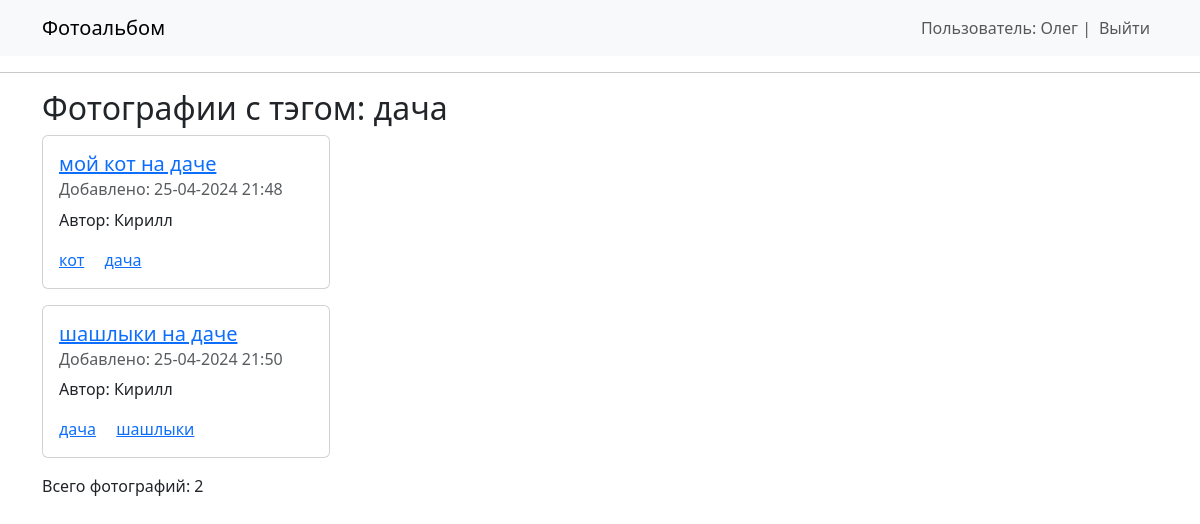
The app's page /photos/tags/дача (signed in) with its own data.
### models.py (models this page shows, shortened)
class User(UserMixin, SqlAlchemyBase):
    __tablename__ = 'users'
    id = sqlalchemy.Column(sqlalchemy.Integer, primary_key=True, autoincrement=True)
    username = sqlalchemy.Column(sqlalchemy.String, nullable=True)
    login = sqlalchemy.Column(sqlalchemy.String, index=True, unique=True)
    password = sqlalchemy.Column(sqlalchemy.String, nullable=True)
    created_dt = sqlalchemy.Column(sqlalchemy.DateTime, default=datetime.datetime.now)
    photos = orm.relationship("Photo", back_populates='user')

class Tag(SqlAlchemyBase):
    __tablename__ = 'tags'
    id = sqlalchemy.Column(sqlalchemy.Integer, primary_key=True, autoincrement=True)
    name = sqlalchemy.Column(sqlalchemy.String, index=True)

class Photo(SqlAlchemyBase):
    __tablename__ = 'photos'
    id = sqlalchemy.Column(sqlalchemy.Integer, primary_key=True, autoincrement=True)
    content = sqlalchemy.Column(sqlalchemy.BLOB)
    title = sqlalchemy.Column(sqlalchemy.String, nullable=True)
    created_dt = sqlalchemy.Column(sqlalchemy.DateTime, default=datetime.datetime.now)
    is_private = sqlalchemy.Column(sqlalchemy.Boolean, default=True)
    user_id = sqlalchemy.Column(sqlalchemy.Integer, sqlalchemy.ForeignKey("users.id"))
    user = orm.relationship('User')
    tags = orm.relationship('Tag', secondary="photos_tags", backref="photos")

### app.py (the view)
@app.route('/photos/tags/<tag>')
def tags(tag):
    s = db_session.create_session()
    t = s.query(models.Tag).filter(models.Tag.name == tag).first()
    return render_template('tag.html', tag=tag, photos=t.photos)

### app.py (called while the page is built)
@lm.user_loader
def load_user(id):
    s = db_session.create_session()
    return s.get(models.User, int(id))

### db_session.py (called while the page is built)
def create_session() -> Session:
    global __factory
    return __factory()

### templates/tag.html
{% extends "base.html" %}
{% block content %}
<h2>Фотографии с тэгом: {{ tag }}</h2>
{% for p in photos %}
<div class="card mb-3" style="max-width: 18rem;">
    <div class="card-body">
        <h5 class="card-title">
            <a href="{{ url_for('photo', id=p.id) }}">{{ p.title }}</a>
        </h5>
        <h6 class="card-subtitle mb-2 text-body-secondary">
            Добавлено: {{ p.created_dt.strftime('%d-%m-%Y %H:%M') }}
        </h6>
        <p class="card-text">
            Автор: {{ p.user.username }}
        </p>
        {% for tag in p.tags %}
        <a href="{{ url_for('tags', tag=tag.name) }}" class="card-link">{{ tag.name }}</a>
        {% endfor %}
    </div>
</div>
{% endfor %}
<p>Всего фотографий: {{ photos | length }}</p>
{% endblock %}

### templates/base.html (shortened to what this page needs)
<!doctype html>
<html>
<head>
    <link
            href="https://cdn.jsdelivr.net/npm/bootstrap@5.3.2/dist/css/bootstrap.min.css"
            rel="stylesheet"
>
</head>
<body>
<nav class="navbar navbar-expand-lg bg-body-tertiary">
    <div class="container">
        <a class="navbar-brand" href="/">Фотоальбом</a>
        <div class="collapse navbar-collapse" id="navbarNav">
            <ul class="navbar-nav ms-auto">
                {% if current_user.is_anonymous %}
                <li class="nav-item">
                    <a class="nav-link" href="{{ url_for('login') }}">Войти</a>
                </li>
                <li class="nav-item">
                    <a class="nav-link" href="{{ url_for('register') }}">Регистрация</a>
                </li>
                {% else %}
                <span class="navbar-text">
                    Пользователь: {{ current_user.username }} |
                    </span>
                <li class="nav-item">
                    <a class="nav-link" href="{{ url_for('logout') }}">Выйти</a>
                </li>
                {% endif %}
            </ul>
        </div>
    </div>
</nav>
<hr>
<div class="container">
    {% block content %}{% endblock %}
</div>
</body>
</html>

### records on screen
User: username "Олег"
Tag: name "дача"
Photo: title "мой кот на даче", created_dt "25-04-2024 21:48", user.username "Кирилл"
Tag: name "кот"
Photo: title "шашлыки на даче", created_dt "25-04-2024 21:50", user.username "Кирилл"
Tag: name "шашлыки"

### other values on screen
{{ photos | length }} "2"
